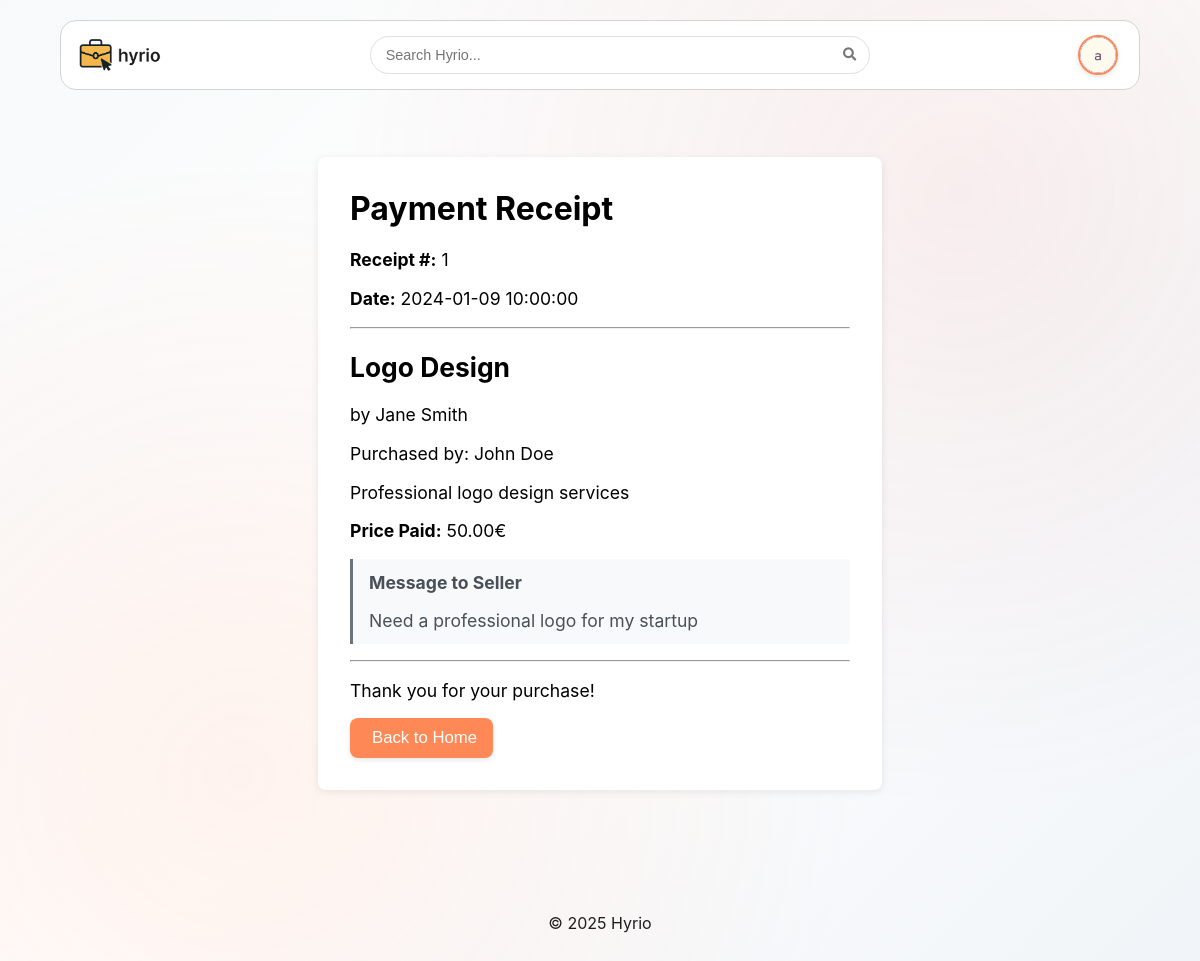
The page /pages/receipt.php?purchase_id=1 (signed in) on the database its author committed.
### tables this page shows
CREATE TABLE purchases (
  id INTEGER PRIMARY KEY,
  user_id INTEGER NOT NULL REFERENCES users(id) ON DELETE CASCADE,
  service_id INTEGER NOT NULL REFERENCES services(id) ON DELETE CASCADE,
  message TEXT,
  status VARCHAR(50) NOT NULL DEFAULT 'pending',  -- pending, completed, cancelled
  purchased_at TIMESTAMP DEFAULT CURRENT_TIMESTAMP
);

CREATE TABLE services (id INTEGER PRIMARY KEY,
  name VARCHAR(255) NOT NULL,
  description TEXT NOT NULL,
  price DECIMAL(10, 2) NOT NULL CHECK (price >=0),
  seller INTEGER NOT NULL REFERENCES users(id),
  category INTEGER NOT NULL REFERENCES categories(id),
  delivery_time INTEGER NOT NULL CHECK (delivery_time > 0),  -- in hours
  image TEXT NOT NULL,
  rating DECIMAL(2, 1) CHECK (rating >=0 AND rating <=5));

CREATE TABLE users (id INTEGER PRIMARY KEY,
  name VARCHAR(255) NOT NULL,
  username VARCHAR(255) NOT NULL UNIQUE,
  password TEXT NOT NULL,  -- Use bcrypt for hashing
  email VARCHAR(255) NOT NULL UNIQUE,
  is_seller BOOLEAN NOT NULL DEFAULT 0,
  is_admin BOOLEAN NOT NULL DEFAULT 0,
  profile_pic TEXT NOT NULL,
  bio TEXT);

### database/classes/purchase.php (called while the page is built, shortened)
<?php
class Purchase
{
  public static function getById(int $id): ?array
  {
    $db = getDatabaseConnection();
    $stmt = $db->prepare('SELECT * FROM purchases WHERE id = ?');
    $stmt->execute([$id]);
    $purchase = $stmt->fetch();
    return $purchase ? $purchase : null;
  }
}

### database/classes/service.php (called while the page is built, shortened)
<?php
class Service
{
    private string $name;
    private string $description;
    private float $price;
    public function __construct(int $id, string $name, string $description, float $price, int $seller, int $category, int $delivery_time, string $image, ?float $rating)
    {
        $this->name = $name;
        $this->description = $description;
        $this->price = $price;
    }
    public static function getServiceById(int $id): ?Service
    {
        try {
            $db = Database::getInstance();
            $stmt = $db->prepare('SELECT * FROM services WHERE id = ?');
            $stmt->execute([$id]);
            $service = $stmt->fetch();
            if ($service) {
                return new Service(
                    (int)$service['id'],
                    $service['name'],
                    $service['description'],
                    (float)$service['price'],
                    (int)$service['seller'],
                    (int)$service['category'],
                    (int)$service['delivery_time'],
                    $service['image'],
                    isset($service['rating']) ? (float)$service['rating'] : null
                );
            }
            return null;
        } catch (PDOException $e) {
            return null;
        }
    }
    public function getName(): string
    {
        return $this->name;
    }
    public function getDescription(): string
    {
        return $this->description;
    }
    public function getPrice(): float
    {
        return $this->price;
    }
}

### database/classes/user.php (called while the page is built, shortened)
<?php
class User
{
    private string $name;
    public function __construct(int $id, string $name, string $username, string $email, bool $isSeller, bool $isAdmin, string $profilePic, string $bio)
    {
        $this->name = $name;
    }
    public static function getUserById(int $id): ?User
    {
        try {
            $db = Database::getInstance();
            $stmt = $db->prepare('SELECT * FROM users WHERE id = ?');
            $stmt->execute([$id]);
            $user = $stmt->fetch();
            if ($user) {
                return new User($user['id'], $user['name'], $user['username'], $user['email'], (bool)$user['is_seller'], (bool)$user['is_admin'], $user['profile_pic'], $user['bio']);
            }
            return null;
        } catch (PDOException $e) {
            return null;
        }
    }
    public function getName(): string
    {
        return $this->name;
    }
}

### pages/receipt.php (the view, shortened to what this page needs)
<?php
require_once(__DIR__ . '/../includes/common.php');
require_once(__DIR__ . '/../database/classes/service.php');
require_once(__DIR__ . '/../database/classes/user.php');
require_once(__DIR__ . '/../database/classes/purchase.php');
echo '<link rel="stylesheet" href="/css/service.css">';
$purchase = null;
if (isset($_GET['purchase_id'])) {
  $purchase = Purchase::getById((int) $_GET['purchase_id']);
  if ($purchase) {
    $service = Service::getServiceById((int) $purchase['service_id']);
    $seller = $service ? User::getUserById($service->getSeller()) : null;
    $buyer = User::getUserById((int) $purchase['user_id']);
  }
}
?>
<main>
  <?php if ($purchase && $service && $seller && $buyer): ?>
    <div class="receipt-container">
      <h1>Payment Receipt</h1>
      <div class="receipt-details">
        <p><strong>Receipt #:</strong> <?= (int) $purchase['id'] ?></p>
        <p><strong>Date:</strong> <?= htmlspecialchars($purchase['purchased_at']) ?></p>
        <hr>
        <h2><?= htmlspecialchars($service->getName()) ?></h2>
        <p>by <?= htmlspecialchars($seller->getName()) ?></p>
        <p>Purchased by: <?= htmlspecialchars($buyer->getName()) ?></p>
        <p><?= nl2br(htmlspecialchars($service->getDescription())) ?></p>
        <p><strong>Price Paid:</strong> <?= htmlspecialchars(number_format($service->getPrice(), 2)) ?>€</p>
        <?php if (!empty($purchase['message'])): ?>
          <div class="message-box">
            <h3>Message to Seller</h3>
            <p><?= nl2br(htmlspecialchars($purchase['message'])) ?></p>
          </div>
        <?php endif; ?>
        <hr>
        <p>Thank you for your purchase!</p>
        <?php
        require_once(__DIR__ . '/../components/button/button.php');
        ?>
        <span>Back to Home</span>
      </div>
    </div>
  <?php endif; ?>
</main>

### css/style.css (style rules this page uses)
:root { --text: #1e1e1e; --background: whitesmoke; --primary: #fe8856; --secondary: #bd5656; --accent: #944c4c; --shadow: rgba(0, 0, 0, 0.25); font-family: 'Inter', sans-serif; }
body { background: linear-gradient(135deg, #f8f9fa 0%, #ffffff 50%, #f0f4f8 100%); background-attachment: fixed; position: relative; }
body::before { content: ''; position: fixed; top: 0; left: 0; right: 0; bottom: 0; background: radial-gradient( circle at 20% 80%, rgba(254, 136, 86, 0.1) 0%, transparent 50% ), radial-gradient( circle at 80% 20%, rgba(189, 86, 86, 0.1) 0%, transparent 50% ); pointer-events: none; z-index: -1; }
html, body { height: 100%; margin: 0; padding: 0; }
body { display: flex; flex-direction: column; min-height: 100vh; }
main { width: 100%; margin: 0; overflow-wrap: break-word; word-wrap: break-word; hyphens: auto; }
main { width: 85%; margin: 0 auto; padding: 15px; box-sizing: border-box; overflow-x: hidden; flex: 1 0 auto; }

### pages/receipt.php (style rules this page uses)
.receipt-container { max-width: 500px; margin: 2rem auto; background: #fff; border-radius: 8px; box-shadow: 0 2px 8px rgba(0, 0, 0, 0.08); padding: 2rem; }
.receipt-container h1 { margin-top: 0; }
.receipt-details { font-size: 1.1rem; }
.message-box { background-color: #f8f9fa; border-left: 3px solid #6c757d; padding: 0.8rem 1rem; margin: 1rem 0; border-radius: 0 4px 4px 0; }
.message-box h3 { margin-top: 0; font-size: 1.1rem; color: #495057; }
.message-box p { margin-bottom: 0; color: #495057; }

### rows shown on the page
purchases: id "1", purchased_at "2024-01-09 10:00:00", message "Need a professional logo for my startup"
services: name "Logo Design", description "Professional logo design services", price "50.00"
users: name "Jane Smith"
users: name "John Doe"
